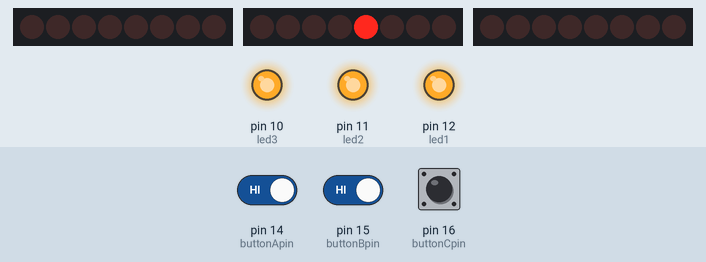
Simulated run of this sketch. Board: Arduino Uno, built with avr-gcc and run on an emulated ATmega328P. On the bench: 3 × 8 shift-register outputs drawn as a row of LEDs (first output left, lit = HIGH), output pins drawn as LEDs (lit = HIGH). Wiring (inferred from the names in the program): 3 × shift register (74HC595): data pin 7, shift clock pin 9, latch pin 8 / data pin 1, shift clock pin 3, latch pin 2 / data pin 4, shift clock pin 6, latch pin 5. Wiring (inferred from the signals the program sends): 3 × row of LEDs: on Q0, Q1, Q2, Q3, Q4, Q5, Q6, Q7 / on Q0, Q1, Q2, Q3, Q4, Q5, Q6, Q7 / on Q0, Q1, Q2, Q3, Q4, Q5, Q6, Q7. Inputs (shaded band) come from the test bench; at power-on: pin 14 (buttonApin) HIGH, pin 15 (buttonBpin) HIGH, pin 16 (buttonCpin) HIGH. Pins used as bus, display or sensor lines are not drawn.

Above: at 12.97 s.
13.9 s: pin 14 (buttonApin) driven LOW and pin 15 (buttonBpin) driven LOW
At 19.03 s:
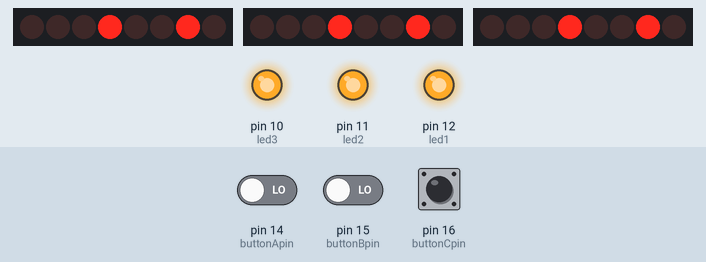
20.1 s: pin 15 (buttonBpin) driven HIGH
At 22.94 s:
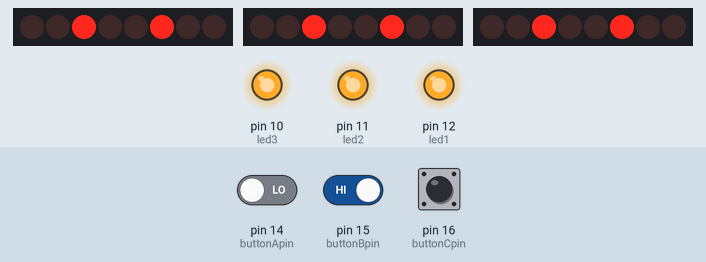
26.3 s: pin 16 (buttonCpin) pulled LOW for 3 s
At 29.35 s:
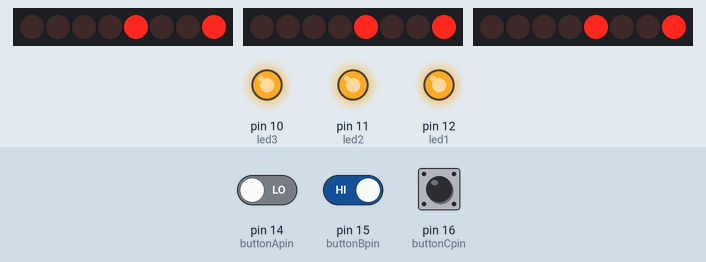
Timing chart, 0 to 38.5 s (numbered marks = the images above; inputs shaded):
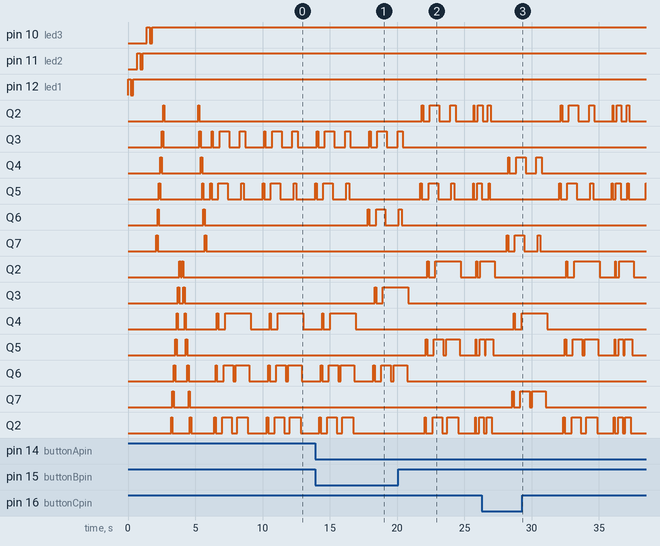

The sketch:

sketch_nov04b.ino
```cpp
int buttonApin = 14;
int buttonBpin = 15;
int buttonCpin = 16;

int  led1 = 12;
int  led2= 11;
int  led3 = 10;

int led_first = 0;
int led_second = 0;
int led_third  = 0;
int led_all = 0;

int clockPin1 = 9;   //Pin connected to SH_CP of 74HC595(6)
int latchPin1 = 8;      //Pin connected to ST_CP of 74HC595(5)
int dataPin1 = 7;    //Pin connected to DS of 74HC595(3)
byte leds1 = 0;

int clockPin2 = 6;   //Pin connected to SH_CP of 74HC595(6)
int latchPin2 = 5;      //Pin connected to ST_CP of 74HC595(5)
int dataPin2 = 4;    //Pin connected to DS of 74HC595(3)
byte leds2 = 0;

int clockPin3 = 3;   //Pin connected to SH_CP of 74HC595(6)
int latchPin3 = 2;      //Pin connected to ST_CP of 74HC595(5)
int dataPin3 = 1;    //Pin connected to DS of 74HC595(3)
byte leds3 = 0;

byte data[] = {B00100000, B00110000,B00111000,B00111100,B00111110,B01111111};

int color1=2; //R
int color2=5; //R
int color3=1; //G
int color4=4; //G
int color5=0; //B
int color6=3; //B

int num_a=0;
int num_b=0;
int num_c=0;
int num_d=1;

void setup() {
  pinMode(buttonApin, INPUT_PULLUP);
  pinMode(buttonBpin, INPUT_PULLUP);
  pinMode(buttonCpin, INPUT_PULLUP);

  pinMode(led1, OUTPUT);
  pinMode(led2, OUTPUT);
  pinMode(led3, OUTPUT);

  led_first = 0;
  led_second = 0;
  led_third  = 0;

  pinMode(latchPin1, OUTPUT);
  pinMode(dataPin1, OUTPUT);
  pinMode(clockPin1, OUTPUT);

  pinMode(latchPin2, OUTPUT);
  pinMode(dataPin2, OUTPUT);
  pinMode(clockPin2, OUTPUT);

  pinMode(latchPin3, OUTPUT);
  pinMode(dataPin3, OUTPUT);
  pinMode(clockPin3, OUTPUT);
}

void loop() {

  if (digitalRead(buttonApin) == LOW)
  {
    num_a++;
    num_b = 0;
    num_c = 0;
    num_d=0;
  }
  if (digitalRead(buttonBpin) == LOW)
  {
    num_b++;
    num_a = 0;
    num_c = 0;
    num_d=0;
  }
  if (digitalRead(buttonCpin) ==LOW)
  {
    num_c++;
    num_a = 0;
    num_b = 0;
    num_d=0;
  }

  led_off();

  if(led_first < 1)
  {
    digitalWrite(led1, HIGH);
    delay(200);
    digitalWrite(led1, LOW);
    delay(200);
    led_first++;
  }

  digitalWrite(led1, HIGH);
  delay(300);

  if(led_second < 1)
  {
    digitalWrite(led2, HIGH);
    delay(200);
    digitalWrite(led2, LOW);
    delay(200);
    led_second++;
  }

  digitalWrite(led2, HIGH);
  delay(300);

  if(led_third < 1)
  {
    digitalWrite(led3, HIGH);
    delay(200);
    digitalWrite(led3, LOW);
    delay(200);
    led_third++;
  }

  digitalWrite(led3, HIGH);
  delay(300);
 //--------------------------------------하나만키기
 if(led_all<1)
 {
  for (int i = 0; i <6; i++)  {
    //leds 값에 i의 bit값을 넣는다
    bitSet(leds1, i);
    updateShiftRegister1();
    delay(100);
    //모든 불을 끈다
    leds1 = 0;
    updateShiftRegister1();
  }

  for (int i = 0; i <6; i++)  {
    //leds 값에 i의 bit값을 넣는다
    bitSet(leds2, i);
    updateShiftRegister2();
    delay(100);
    //모든 불을 끈다
    leds2 = 0;
    updateShiftRegister2();
  }

  for (int i = 0; i <6; i++)  {
    //leds 값에 i의 bit값을 넣는다
    bitSet(leds3, i);
    updateShiftRegister3();
    delay(100);
    //모든 불을 끈다
    leds3 = 0;
    updateShiftRegister3();
  }
  delay(100);

  for (int i = 6; i>0; i--)  {
    //leds 값에 i의 bit값을 넣는다
    bitSet(leds3, i-1);
    updateShiftRegister3();
    delay(100);
    //모든 불을 끈다
    leds3 = 0;
    updateShiftRegister3();
  }
  for (int i = 6; i>0; i--)  {
    //leds 값에 i의 bit값을 넣는다
    bitSet(leds2, i-1);
    updateShiftRegister2();
    delay(100);
    //모든 불을 끈다
    leds2 = 0;
    updateShiftRegister2();
  }
    for (int i = 6; i>0; i--)  {
    //leds 값에 i의 bit값을 넣는다
    bitSet(leds1, i-1);
    updateShiftRegister1();
    delay(100);
    //모든 불을 끈다
    leds1 = 0;
    updateShiftRegister1();
    }
  delay(300);
  led_all++;
 }
  //-------------------------------------------------------------------------------------RED
//---------------------------------------------- 고정키기
      if(num_a%2==1 && num_b == 0 && num_c == 0){
      updateShiftRegistercolorA1(color1);

      updateShiftRegistercolorA1(color2);

      updateShiftRegistercolorA2(color1);

      updateShiftRegistercolorA2(color2);

      updateShiftRegistercolorA3(color1);

      updateShiftRegistercolorA3(color2);

//------------------------------------------------------
      updateShiftRegistercolorB1(color1);

      updateShiftRegistercolorB1(color2);

      updateShiftRegistercolorB2(color1);

      updateShiftRegistercolorB2(color2);

      updateShiftRegistercolorB3(color1);

      updateShiftRegistercolorB3(color2);

 //----------------------------------------내려오기

      updateShiftRegistercolorA1(color1);

      updateShiftRegistercolorA1(color2);

      updateShiftRegistercolorA2(color1);

      updateShiftRegistercolorA2(color2);

      updateShiftRegistercolorA3(color1);

      updateShiftRegistercolorA3(color2);

// ----------------------------거꾸로
      updateShiftRegistercolorB3(color2);

      updateShiftRegistercolorB3(color1);

      updateShiftRegistercolorB2(color2);

      updateShiftRegistercolorB2(color1);

      updateShiftRegistercolorB1(color2);

      updateShiftRegistercolorB1(color1);
      //------
      updateShiftRegistercolorA1(color1);

      updateShiftRegistercolorA1(color2);

      updateShiftRegistercolorA2(color1);

      updateShiftRegistercolorA2(color2);

      updateShiftRegistercolorA3(color1);

      updateShiftRegistercolorA3(color2);
      }
      //--------------------------------------------------------------------------------------RED_속도조절_fast
      else if(num_a%2==0 && num_b == 0 && num_c == 0&&num_d==0){
      updateShiftRegistercolorA1_f(color1);

      updateShiftRegistercolorA1_f(color2);

      updateShiftRegistercolorA2_f(color1);

      updateShiftRegistercolorA2_f(color2);

      updateShiftRegistercolorA3_f(color1);

      updateShiftRegistercolorA3_f(color2);

//------------------------------------------------------
      updateShiftRegistercolorB1_f(color1);

      updateShiftRegistercolorB1_f(color2);

      updateShiftRegistercolorB2_f(color1);

      updateShiftRegistercolorB2_f(color2);

      updateShiftRegistercolorB3_f(color1);

      updateShiftRegistercolorB3_f(color2);

 //----------------------------------------내려오기

      updateShiftRegistercolorA1_f(color1);

      updateShiftRegistercolorA1_f(color2);

      updateShiftRegistercolorA2_f(color1);

      updateShiftRegistercolorA2_f(color2);

      updateShiftRegistercolorA3_f(color1);

      updateShiftRegistercolorA3_f(color2);

// ----------------------------거꾸로
      updateShiftRegistercolorB3_f(color2);

      updateShiftRegistercolorB3_f(color1);

      updateShiftRegistercolorB2_f(color2);

      updateShiftRegistercolorB2_f(color1);

      updateShiftRegistercolorB1_f(color2);

      updateShiftRegistercolorB1_f(color1);
      //------
      updateShiftRegistercolorA1_f(color1);

      updateShiftRegistercolorA1_f(color2);

      updateShiftRegistercolorA2_f(color1);

      updateShiftRegistercolorA2_f(color2);

      updateShiftRegistercolorA3(color1);

      updateShiftRegistercolorA3(color2);
      }
      //--------------------------------------------------------------------------- GREEN
      else if(num_a == 0 && num_b%2==1 && num_c == 0)
      {
      updateShiftRegistercolorA1(color3);

      updateShiftRegistercolorA1(color4);

      updateShiftRegistercolorA2(color3);

      updateShiftRegistercolorA2(color4);

      updateShiftRegistercolorA3(color3);

      updateShiftRegistercolorA3(color4);

//------------------------------------------------------지속
      updateShiftRegistercolorB1(color3);

      updateShiftRegistercolorB1(color4);

      updateShiftRegistercolorB2(color3);

      updateShiftRegistercolorB2(color4);

      updateShiftRegistercolorB3(color3);

      updateShiftRegistercolorB3(color4);

 //----------------------------------------내려오기

      updateShiftRegistercolorA1(color3);

      updateShiftRegistercolorA1(color4);

      updateShiftRegistercolorA2(color3);

      updateShiftRegistercolorA2(color4);

      updateShiftRegistercolorA3(color3);

      updateShiftRegistercolorA3(color4);

// ----------------------------거꾸로
      updateShiftRegistercolorB3(color4);

      updateShiftRegistercolorB3(color3);

      updateShiftRegistercolorB2(color4);

      updateShiftRegistercolorB2(color3);

      updateShiftRegistercolorB1(color4);

      updateShiftRegistercolorB1(color3);
      //------
      updateShiftRegistercolorA1(color3);

      updateShiftRegistercolorA1(color4);

      updateShiftRegistercolorA2(color3);

      updateShiftRegistercolorA2(color4);

      updateShiftRegistercolorA3(color3);

      updateShiftRegistercolorA3(color4);
      }
      //-----------------------------------------------------------------------------GREEN_속도조절_fast
      else if(num_a == 0 && num_b%2==0 && num_c == 0&&num_d==0)
      {
      updateShiftRegistercolorA1_f(color3);

      updateShiftRegistercolorA1_f(color4);

      updateShiftRegistercolorA2_f(color3);

      updateShiftRegistercolorA2_f(color4);

      updateShiftRegistercolorA3_f(color3);

      updateShiftRegistercolorA3_f(color4);

//------------------------------------------------------지속
      updateShiftRegistercolorB1_f(color3);

      updateShiftRegistercolorB1_f(color4);

      updateShiftRegistercolorB2_f(color3);

      updateShiftRegistercolorB2_f(color4);

      updateShiftRegistercolorB3_f(color3);

      updateShiftRegistercolorB3_f(color4);

 //----------------------------------------내려오기

      updateShiftRegistercolorA1_f(color3);

      updateShiftRegistercolorA1_f(color4);

      updateShiftRegistercolorA2_f(color3);

      updateShiftRegistercolorA2_f(color4);

      updateShiftRegistercolorA3_f(color3);

      updateShiftRegistercolorA3_f(color4);

// ----------------------------거꾸로
      updateShiftRegistercolorB3_f(color4);

      updateShiftRegistercolorB3_f(color3);

      updateShiftRegistercolorB2_f(color4);

      updateShiftRegistercolorB2_f(color3);

      updateShiftRegistercolorB1_f(color4);

      updateShiftRegistercolorB1_f(color3);
      //------
      updateShiftRegistercolorA1_f(color3);

      updateShiftRegistercolorA1_f(color4);

      updateShiftRegistercolorA2_f(color3);

      updateShiftRegistercolorA2_f(color4);

      updateShiftRegistercolorA3_f(color3);

      updateShiftRegistercolorA3_f(color4);
      }
//      ----------------------------------------------------------------------BLUE


      else if(num_a == 0 && num_b == 0 && num_c%2==1){
      updateShiftRegistercolorA1(color5);

      updateShiftRegistercolorA1(color6);

      updateShiftRegistercolorA2(color5);

      updateShiftRegistercolorA2(color6);

      updateShiftRegistercolorA3(color5);

      updateShiftRegistercolorA3(color6);

//------------------------------------------------------지속red
      updateShiftRegistercolorB1(color5);

      updateShiftRegistercolorB1(color6);

      updateShiftRegistercolorB2(color5);

      updateShiftRegistercolorB2(color6);

      updateShiftRegistercolorB3(color5);

      updateShiftRegistercolorB3(color6);

 //----------------------------------------내려오기

      updateShiftRegistercolorA1(color5);

      updateShiftRegistercolorA1(color6);

      updateShiftRegistercolorA2(color5);

      updateShiftRegistercolorA2(color6);

      updateShiftRegistercolorA3(color5);

      updateShiftRegistercolorA3(color6);

// ----------------------------거꾸로
      updateShiftRegistercolorB3(color6);

      updateShiftRegistercolorB3(color5);

      updateShiftRegistercolorB2(color6);

      updateShiftRegistercolorB2(color5);

      updateShiftRegistercolorB1(color6);

      updateShiftRegistercolorB1(color5);
      //------
      updateShiftRegistercolorA1(color5);

      updateShiftRegistercolorA1(color6);

      updateShiftRegistercolorA2(color5);

      updateShiftRegistercolorA2(color6);

      updateShiftRegistercolorA3(color5);

      updateShiftRegistercolorA3(color6);
  }
  //-------------------------------------------------------------------------------BLUE_속도조절_fast
      else if(num_a == 0 && num_b == 0 && num_c%2==0&&num_d==0){
      updateShiftRegistercolorA1_f(color5);

      updateShiftRegistercolorA1_f(color6);

      updateShiftRegistercolorA2_f(color5);

      updateShiftRegistercolorA2_f(color6);

      updateShiftRegistercolorA3_f(color5);

      updateShiftRegistercolorA3_f(color6);

//------------------------------------------------------지속red
      updateShiftRegistercolorB1_f(color5);

      updateShiftRegistercolorB1_f(color6);

      updateShiftRegistercolorB2_f(color5);

      updateShiftRegistercolorB2_f(color6);

      updateShiftRegistercolorB3_f(color5);

      updateShiftRegistercolorB3_f(color6);

 //----------------------------------------내려오기

      updateShiftRegistercolorA1_f(color5);

      updateShiftRegistercolorA1_f(color6);

      updateShiftRegistercolorA2_f(color5);

      updateShiftRegistercolorA2_f(color6);

      updateShiftRegistercolorA3_f(color5);

      updateShiftRegistercolorA3_f(color6);

// ----------------------------거꾸로
      updateShiftRegistercolorB3_f(color6);

      updateShiftRegistercolorB3_f(color5);

      updateShiftRegistercolorB2_f(color6);

      updateShiftRegistercolorB2_f(color5);

      updateShiftRegistercolorB1_f(color6);

      updateShiftRegistercolorB1_f(color5);
      //------
      updateShiftRegistercolorA1_f(color5);

      updateShiftRegistercolorA1_f(color6);

      updateShiftRegistercolorA2_f(color5);

      updateShiftRegistercolorA2_f(color6);

      updateShiftRegistercolorA3_f(color5);

      updateShiftRegistercolorA3_f(color6);
  }
    //-------------------------------------------------------------------------------------RAINBOW
      else{
      updateShiftRegistercolorA1(color1);

      updateShiftRegistercolorA1(color4);

      updateShiftRegistercolorA2(color5);

      updateShiftRegistercolorA2(color2);

      updateShiftRegistercolorA3(color3);

      updateShiftRegistercolorA3(color6);

//------------------------------------------------------
      updateShiftRegistercolorB1(color1);

      updateShiftRegistercolorB1(color4);

      updateShiftRegistercolorB2(color5);

      updateShiftRegistercolorB2(color2);

      updateShiftRegistercolorB3(color3);

      updateShiftRegistercolorB3(color6);

 //----------------------------------------내려오기

      updateShiftRegistercolorA1(color1);

      updateShiftRegistercolorA1(color4);

      updateShiftRegistercolorA2(color5);

      updateShiftRegistercolorA2(color2);

      updateShiftRegistercolorA3(color3);

      updateShiftRegistercolorA3(color6);

// ----------------------------거꾸로
      updateShiftRegistercolorB3(color6);

      updateShiftRegistercolorB3(color3);

      updateShiftRegistercolorB2(color2);

      updateShiftRegistercolorB2(color5);

      updateShiftRegistercolorB1(color4);

      updateShiftRegistercolorB1(color1);
      //------
      updateShiftRegistercolorA1(color1);

      updateShiftRegistercolorA1(color4);

      updateShiftRegistercolorA2(color5);

      updateShiftRegistercolorA2(color2);

      updateShiftRegistercolorA3(color3);

      updateShiftRegistercolorA3(color6);
      }
}

void updateShiftRegister1() {
   digitalWrite(latchPin1, LOW);
   shiftOut(dataPin1, clockPin1, LSBFIRST, leds1);
   digitalWrite(latchPin1, HIGH);
  }
void updateShiftRegister2() {
   digitalWrite(latchPin2, LOW);
   shiftOut(dataPin2, clockPin2, LSBFIRST, leds2);
   digitalWrite(latchPin2, HIGH);
  }
void updateShiftRegister3() {
   digitalWrite(latchPin3, LOW);
   shiftOut(dataPin3, clockPin3, LSBFIRST, leds3);
   digitalWrite(latchPin3, HIGH);
  }
//-----------------------------------A: 순서대로 내려오기
void updateShiftRegistercolorA1(int color) {
      bitSet(leds1, color);
      updateShiftRegister1();
      delay(100);
      leds1 = 0;
      updateShiftRegister1();
}
void updateShiftRegistercolorA2(int color) {
      bitSet(leds2, color);
      updateShiftRegister2();
      delay(100);
      leds2 = 0;
      updateShiftRegister2();
}
void updateShiftRegistercolorA3(int color) {
      bitSet(leds3, color);
      updateShiftRegister3();
      delay(100);
      leds3 = 0;
      updateShiftRegister3();
}
//----------------------------------채워서 내려오기
void updateShiftRegistercolorB1(int color) {
      bitSet(leds1, color);
      updateShiftRegister1();
      delay(100);
}
void updateShiftRegistercolorB2(int color) {
      bitSet(leds2, color);
      updateShiftRegister2();
      delay(100);
}
void updateShiftRegistercolorB3(int color) {
      bitSet(leds3, color);
      updateShiftRegister3();
      delay(100);
}

//----------------------------------------------------------------------속도조절

void updateShiftRegistercolorA1_f(int color) {
      bitSet(leds1, color);
      updateShiftRegister1();
      delay(50);
      leds1 = 0;
      updateShiftRegister1();
}
void updateShiftRegistercolorA2_f(int color) {
      bitSet(leds2, color);
      updateShiftRegister2();
      delay(50);
      leds2 = 0;
      updateShiftRegister2();
}
void updateShiftRegistercolorA3_f(int color) {
      bitSet(leds3, color);
      updateShiftRegister3();
      delay(50);
      leds3 = 0;
      updateShiftRegister3();
}
//----------------------------------채워서 내려오기
void updateShiftRegistercolorB1_f(int color) {
      bitSet(leds1, color);
      updateShiftRegister1();
      delay(50);
}
void updateShiftRegistercolorB2_f(int color) {
      bitSet(leds2, color);
      updateShiftRegister2();
      delay(50);
}
void updateShiftRegistercolorB3_f(int color) {
      bitSet(leds3, color);
      updateShiftRegister3();
      delay(50);
}
//---------------------------------------------------------------------------------모든불끄기

void led_off()
{
    for (int i = 0; i <6; i++)  {
    //모든 불을 끈다
    leds1 = 0;
    updateShiftRegister1();
  }
      for (int i = 0; i <6; i++)  {
    //모든 불을 끈다
    leds2 = 0;
    updateShiftRegister2();
  }
      for (int i = 0; i <6; i++)  {
    //모든 불을 끈다
    leds3 = 0;
    updateShiftRegister3();
  }
}
```
